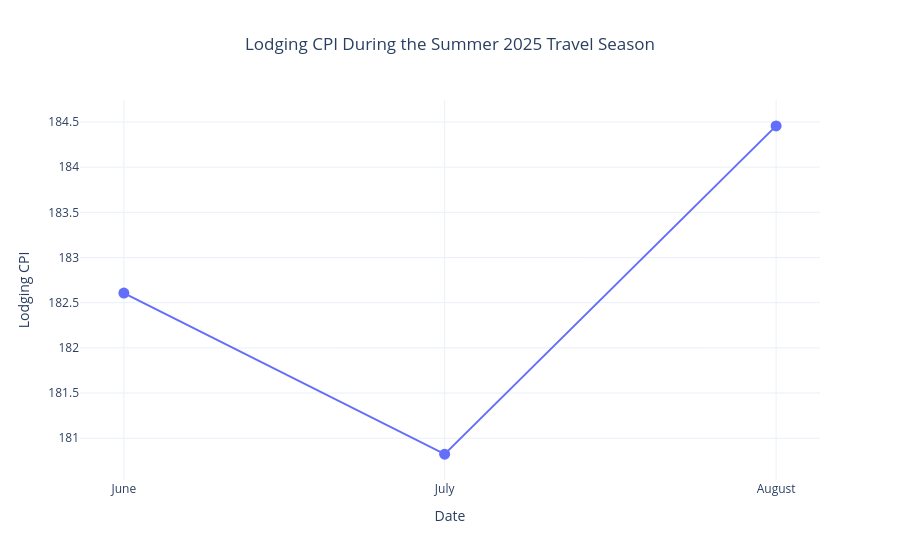

Notebook code for this chart:
### Code cell
# Prepare the summer lodging CPI data for a clean line chart
cpi_summer_chart = cpi_summer.copy()
cpi_summer_chart['observation_date'] = pd.to_datetime(cpi_summer_chart['observation_date'])
cpi_summer_chart['CUSR0000SEHB'] = pd.to_numeric(cpi_summer_chart['CUSR0000SEHB'], errors='coerce')

fig = px.line(
    cpi_summer_chart,
    x='observation_date',
    y='CUSR0000SEHB',
    title='Lodging CPI During the Summer 2025 Travel Season',
    labels={'observation_date': 'Date', 'CUSR0000SEHB': 'Lodging CPI'},
    markers=True
)

fig.update_traces(marker=dict(size=11))

fig.update_layout(
    template='plotly_white',
    title_x=0.5,
    xaxis_title='Date',
    yaxis_title='Lodging CPI',
    hovermode='x unified',
    xaxis=dict(
        tickmode='array',
        tickvals=pd.to_datetime(['2025-06-01', '2025-07-01', '2025-08-01']),
        ticktext=['June', 'July', 'August']
    )
)

fig

### Figure 1 — Plotly figure (JSON) as saved in the notebook; plotly's stock layout.template omitted (floating-point values rounded to 4 significant figures)
{"data": [{"hovertemplate": "Date=%{x}<br>Lodging CPI=%{y}<extra></extra>", "legendgroup": "", "line": {"color": "#636efa", "dash": "solid"}, "marker": {"size": 11, "symbol": "circle"}, "mode": "lines+markers", "name": "", "orientation": "v", "showlegend": false, "type": "scatter", "x": ["2025-06-01T00:00:00", "2025-07-01T00:00:00", "2025-08-01T00:00:00"], "xaxis": "x", "y": [182.6, 180.8, 184.5], "yaxis": "y"}], "layout": {"hovermode": "x unified", "legend": {"tracegroupgap": 0}, "title": {"text": "Lodging CPI During the Summer 2025 Travel Season", "x": 0.5}, "xaxis": {"anchor": "y", "domain": [0, 1], "tickmode": "array", "ticktext": ["June", "July", "August"], "tickvals": ["2025-06-01T00:00:00", "2025-07-01T00:00:00", "2025-08-01T00:00:00"], "title": {"text": "Date"}}, "yaxis": {"anchor": "x", "domain": [0, 1], "title": {"text": "Lodging CPI"}}}}
